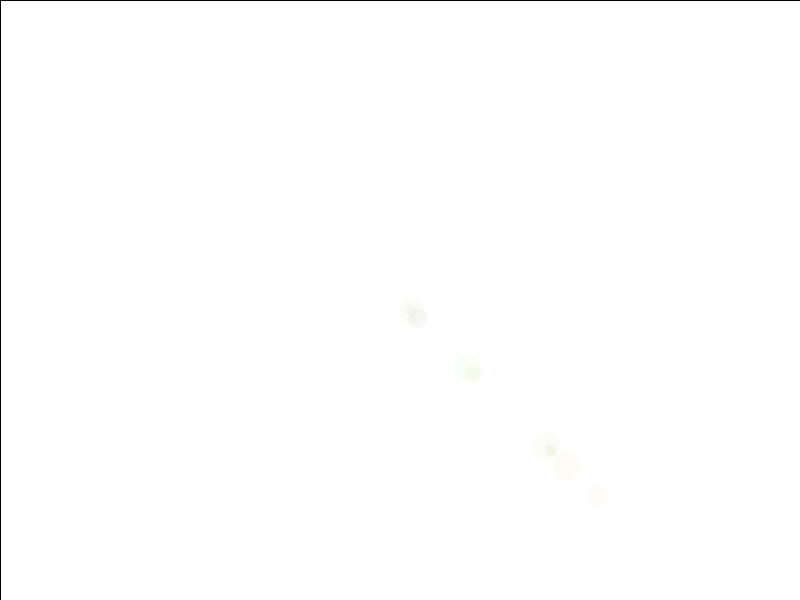
Frame 1 (no input)
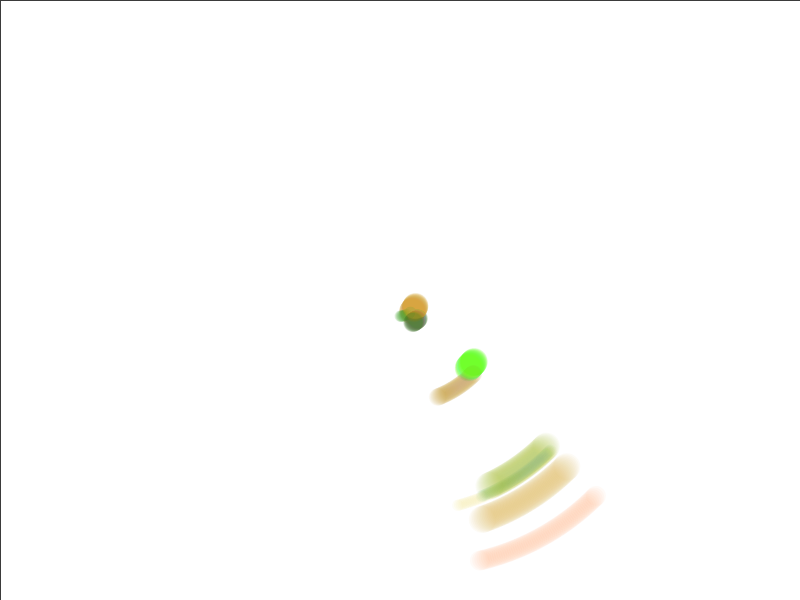
Frame 60 (the mouse pressed at the canvas centre just before this capture)
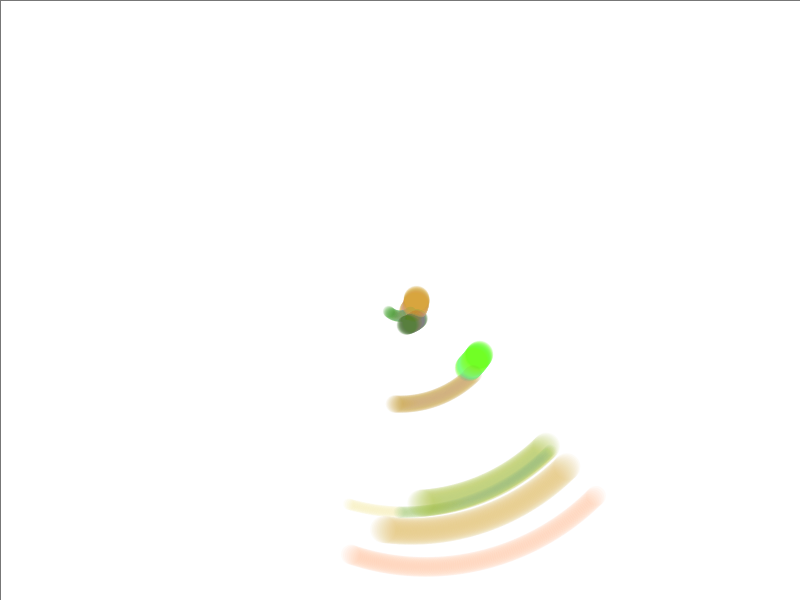
Frame 120 (the mouse held since frame 60 and released just before this capture)

The Processing sketch that drew these frames (run headless with seeded random() and noise(); from frame 60 on, the mouse is pressed at the canvas centre):

// Processing sketch: solar_system02
// ── solar_system02.pde
/*
Exercise 03
Model of orbiting system, such as the solar system
How to create and use objects?
*/

float x = 0;                                        // we need a box, to store a number for animation counter
int n_orbit=10;                                    //number of orbits, execept the sun
ArrayList<orbit> orbits = new ArrayList<orbit>();   //arraylist to store orbit objects 

void setup()
{
  size(800,600);
  background(color(255,255,255));
  surface.setResizable(true);
  createSystem();
}

void draw(){
 
  //clear the screen, but leave trails
  fill(color(255,255,255,1));
  rect(0,0,width,height);
  
  translate(width/2,height/2); //move everything into center
  
  for (int i = 0; i < orbits.size(); i++) 
  {
    orbit o = orbits.get(i);
    o.draw(x);
  }  
  
  
  /*
  //This is a planet
  pushMatrix();
  orbit(x,100,0,color(30,90,180),40);
   //This is a moon
   pushMatrix();
   orbit(x*2.75,50,0,color(130,90,180),20);
   popMatrix();
  popMatrix();
  
  //Another planet (no moon)
  pushMatrix();
  orbit(x/2,200,0,color(255,80,50),30);
  popMatrix();
  
  //Yet another planet wit two moons
  pushMatrix();
  orbit(x/(-3),260,0,color(80,150,50),30);
   pushMatrix();
   orbit(x*2,30,0,color(80,150,150),15);
   popMatrix();
   pushMatrix();
   orbit(x*(-3),50,0,color(180,150,50),10);
   popMatrix(); 
  popMatrix();
  */
  x=x+1.0; //increase the animation counter
}

class orbit
{
  float transX = 0.0;
  float transY = 0.0;
  float radius = 10.0;
  color c = color(10,20,30);
  float speed = 1.0;
  int moon = 0;
  
  orbit(float d,float rad,color col, float sp, int isMoon)
  {
    transX=d;
    transY=d;
    c=col;
    radius = rad;
    speed = sp;
    moon = isMoon;
  }
  
  void draw(float x)
  {
    if(moon==0) pushMatrix();
    noStroke();                    //no strokes for nice trails  
    rotate(radians(x*speed));     //rotate
    translate(transX,transY);      //translate
    fill(c);                       //set orbit color
    ellipse(0,0,radius,radius);    //draw a circle
    if(moon==0) popMatrix();
  }
}

void createSystem()
{
  int n = 0;
  for(n=0; n<n_orbit; n++)
  {
    float transX = random(10,100);
    color c = color(random(0,255),random(100,255),random(0,50),10);
    float radius = random(10,30);
    float sp = (random(0,10)-random(0,10))/random(10,20);
    int isMoon = round(random(0,1));
    orbits.add(new orbit(transX,radius,c,sp,isMoon));
  }
}
